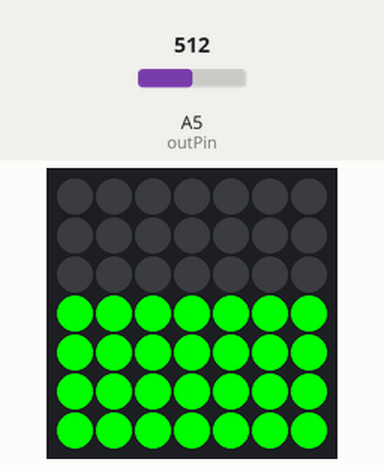
Bench run of a sketch on a simulated Arduino Uno, built with avr-gcc and run on an emulated ATmega328P. On the bench: 7×7 RGB LED matrix (first LED top left, wired row by row). The test bench sets the inputs (shaded band); at power-on: A5 (outPin) = 512.

Above: at 1.2 s.
1.3 s: A5 (outPin) set to 592
2.8 s: A5 (outPin) set to 618
At 3.3 s:
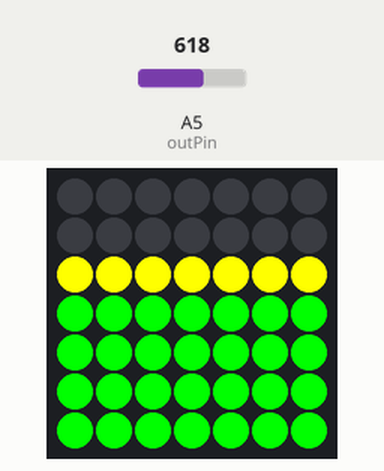
4.4 s: A5 (outPin) set to 732
5.9 s: A5 (outPin) set to 757
At 7.1 s:
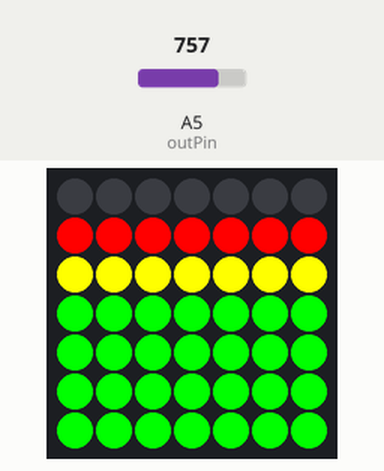
7.5 s: A5 (outPin) set to 893
9.0 s: A5 (outPin) set to 917
At 10.2 s:
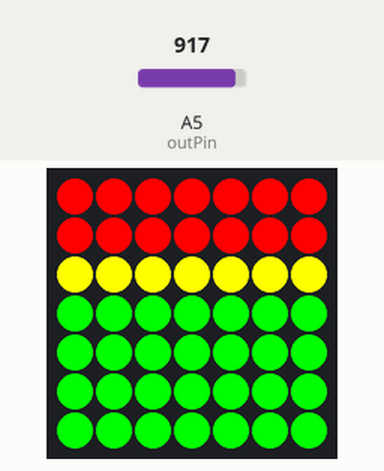
Timing chart, 0 to 11.6 s (numbered marks = the images above; inputs shaded):
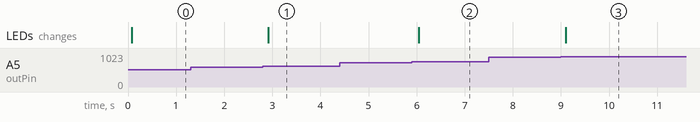

Measured:
- the behaviour switches between 599 and 600 on A5 (outPin) (found by bisection; images 0 and 1)
- the behaviour switches between 749 and 750 on A5 (outPin) (found by bisection; images 1 and 2)
- the behaviour switches between 899 and 900 on A5 (outPin) (found by bisection; images 2 and 3)
- after the input at 1.3 s, every drawn part: stays the same
- after the input at 2.8 s, the LEDs: change after 0.11 s (image 1)
- after the input at 4.4 s, every drawn part: stays the same
- after the input at 5.9 s, the LEDs: change after 0.15 s (image 2)
- after the input at 7.5 s, every drawn part: stays the same
- after the input at 9.0 s, the LEDs: change after 0.10 s (image 3)

The sketch:

main.ino
```cpp
 /*

 A sketch that grabs the frequency signal level measured by the Mixed Signal
 Integration MSGEQ7. This sketch is designed to work with the MSGEQ7 Breakout Board
 available at the Rheingold Heavy website.

 This sketch expects the following pin assignments...
 STROBE = DIGITAL 7
 RESET  = DIGITAL 8
 OUTPUT = ANALOG  5
 */
 int strobePin  = 7;    // Strobe Pin on the MSGEQ7
int resetPin   = 8;    // Reset Pin on the MSGEQ7
int outPin     = A5;   // Output Pin on the MSGEQ7
int integerArray[7];          // An array to hold the values from the 7 frequency bands
int columns = 0;


// setup the adafruit libraries
#include <Adafruit_GFX.h>
#include <Adafruit_NeoMatrix.h>
#include <Adafruit_NeoPixel.h>
#ifndef PSTR
 #define PSTR // Make Arduino Due happy
#endif

// set the pin for the lights
#define PIN 6

// setup the matrix
Adafruit_NeoMatrix matrix = Adafruit_NeoMatrix(7, 7, PIN,
  NEO_MATRIX_TOP     + NEO_MATRIX_LEFT +
  NEO_MATRIX_COLUMNS + NEO_MATRIX_ZIGZAG,
  NEO_GRB            + NEO_KHZ800);

const uint16_t colors[] = {
  matrix.Color(255, 0, 0), matrix.Color(0, 255, 0), matrix.Color(0, 0, 255) };

void setup()
{

   // get the matrix ready
   matrix.begin();
  Serial.begin (9600);

  // Define our pin modes
  pinMode      (strobePin, OUTPUT);
  pinMode      (resetPin,  OUTPUT);
  pinMode      (outPin,    INPUT);

  // Create an initial state for our pins
  digitalWrite (resetPin,  LOW);
  digitalWrite (strobePin, LOW);
  delay        (1);

  // Reset the MSGEQ7 as per the datasheet timing diagram
  digitalWrite (resetPin,  HIGH);
  delay        (1);
  digitalWrite (resetPin,  LOW);
  digitalWrite (strobePin, HIGH);
  delay        (1);


}
void loop()
{

  // Cycle through each frequency band by pulsing the strobe.
  for (int i = 0; i < 7; i++)
  {
    digitalWrite       (strobePin, LOW);
    delayMicroseconds  (100);                    // Delay necessary due to timing diagram
    integerArray[i] =         analogRead (outPin);
    digitalWrite       (strobePin, HIGH);
    delayMicroseconds  (100);                    // Delay necessary due to timing diagram
  }

// loop through the columumns of the array & columns of the leds ( they are same
    for( columns = 0; columns < 7; columns++)
    {


      // check what the value of the that array is and set accordinlgy CASE SWITCH

        // if between 0 - 149
        if( integerArray[columns] <= 149)
          {
            // draw the first pixel green
            matrix.drawPixel(columns, 6, matrix.Color(0, 255, 0));

           // turn off others

            matrix.drawPixel(columns, 5, matrix.Color(0, 0, 0));
            matrix.drawPixel(columns, 4, matrix.Color(0, 0, 0));
            matrix.drawPixel(columns, 3, matrix.Color(0, 0, 0));
            matrix.drawPixel(columns, 2, matrix.Color(0, 0, 0));
            matrix.drawPixel(columns, 1, matrix.Color(0, 0, 0));
            matrix.drawPixel(columns, 0, matrix.Color(0, 0, 0));
            matrix.show();
          }

        // if bettween 150 - 299
          if( integerArray[columns] >= 150 && integerArray[columns] <= 299)
          {
            // draw the first pixel green
            matrix.drawPixel(columns, 6, matrix.Color(0, 255, 0));

            matrix.drawPixel(columns, 5, matrix.Color(0, 255, 0));

            // turn off others

            matrix.drawPixel(columns, 4, matrix.Color(0, 0, 0));
            matrix.drawPixel(columns, 3, matrix.Color(0, 0, 0));
            matrix.drawPixel(columns, 2, matrix.Color(0, 0, 0));
            matrix.drawPixel(columns, 1, matrix.Color(0, 0, 0));
            matrix.drawPixel(columns, 0, matrix.Color(0, 0, 0));
            matrix.show();
          }
        // if between 300 - 449
          if( integerArray[columns] >= 300 && integerArray[columns] <= 449)
          {
            // draw the first pixel green
            matrix.drawPixel(columns, 6, matrix.Color(0, 255, 0));

            matrix.drawPixel(columns, 5, matrix.Color(0, 255, 0));

            matrix.drawPixel(columns, 4, matrix.Color(0, 255, 0));

            // turn off others

            matrix.drawPixel(columns, 3, matrix.Color(0, 0, 0));
            matrix.drawPixel(columns, 2, matrix.Color(0, 0, 0));
            matrix.drawPixel(columns, 1, matrix.Color(0, 0, 0));
            matrix.drawPixel(columns, 0, matrix.Color(0, 0, 0));
            matrix.show();
          }

        // if between 450- 599
          if( integerArray[columns] >= 450 && integerArray[columns] <= 599)
          {
            // draw the first pixel green
            matrix.drawPixel(columns, 6, matrix.Color(0, 255, 0));
            matrix.drawPixel(columns, 5, matrix.Color(0, 255, 0));
            matrix.drawPixel(columns, 4, matrix.Color(0, 255, 0));
            matrix.drawPixel(columns, 3, matrix.Color(0, 255, 0));

            // turn off others

            matrix.drawPixel(columns, 2, matrix.Color(0, 0, 0));
            matrix.drawPixel(columns, 1, matrix.Color(0, 0, 0));
            matrix.drawPixel(columns, 0, matrix.Color(0, 0, 0));
            matrix.show();
          }

        // if between 600 - 749
          if( integerArray[columns] >= 600 && integerArray[columns] <= 749)
          {
            // draw the first pixel green
            matrix.drawPixel(columns, 6, matrix.Color(0, 255, 0));
            matrix.drawPixel(columns, 5, matrix.Color(0, 255, 0));
            matrix.drawPixel(columns, 4, matrix.Color(0, 255, 0));
            matrix.drawPixel(columns, 3, matrix.Color(0, 255, 0));
            matrix.drawPixel(columns, 2, matrix.Color(255, 255, 0));

            // turn off others
            matrix.drawPixel(columns, 1, matrix.Color(0, 0, 0));
            matrix.drawPixel(columns, 0, matrix.Color(0, 0, 0));
            matrix.show();
          }
        // if between 750 -899
          if( integerArray[columns] >= 750 && integerArray[columns] <= 899)
          {
            // draw the first pixel green
            matrix.drawPixel(columns, 6, matrix.Color(0, 255, 0));
            matrix.drawPixel(columns, 5, matrix.Color(0, 255, 0));
            matrix.drawPixel(columns, 4, matrix.Color(0, 255, 0));
            matrix.drawPixel(columns, 3, matrix.Color(0, 255, 0));
            matrix.drawPixel(columns, 2, matrix.Color(255, 255, 0));
            matrix.drawPixel(columns, 1, matrix.Color(255, 0, 0));

            // turn off others
            matrix.drawPixel(columns, 0, matrix.Color(0, 0, 0));
            matrix.show();
          }
        // if between 900 - 1000
          if( integerArray[columns] >= 900)
          {
            // draw the first pixel green
            matrix.drawPixel(columns, 6, matrix.Color(0, 255, 0));
            matrix.drawPixel(columns, 5, matrix.Color(0, 255, 0));
            matrix.drawPixel(columns, 4, matrix.Color(0, 255, 0));
            matrix.drawPixel(columns, 3, matrix.Color(0, 255, 0));
            matrix.drawPixel(columns, 2, matrix.Color(255, 255, 0));
            matrix.drawPixel(columns, 1, matrix.Color(255, 0, 0));
            matrix.drawPixel(columns, 0, matrix.Color(255, 0, 0));
            matrix.show();
          }


        // reset the columns when it reaches the end


    }


delay(20);

}
```
